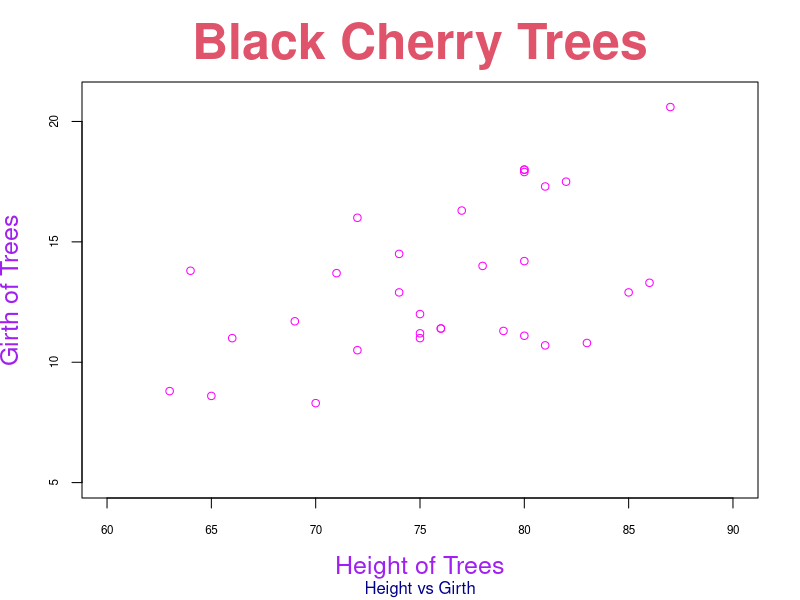
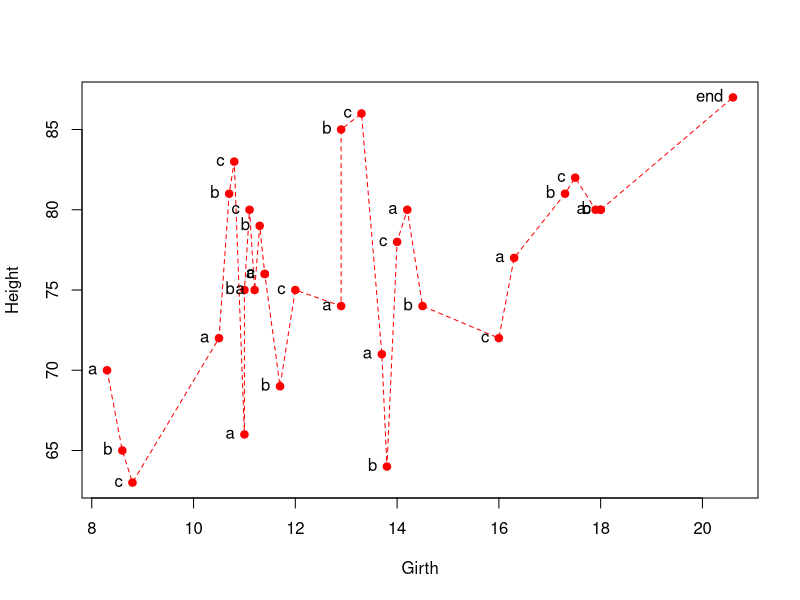
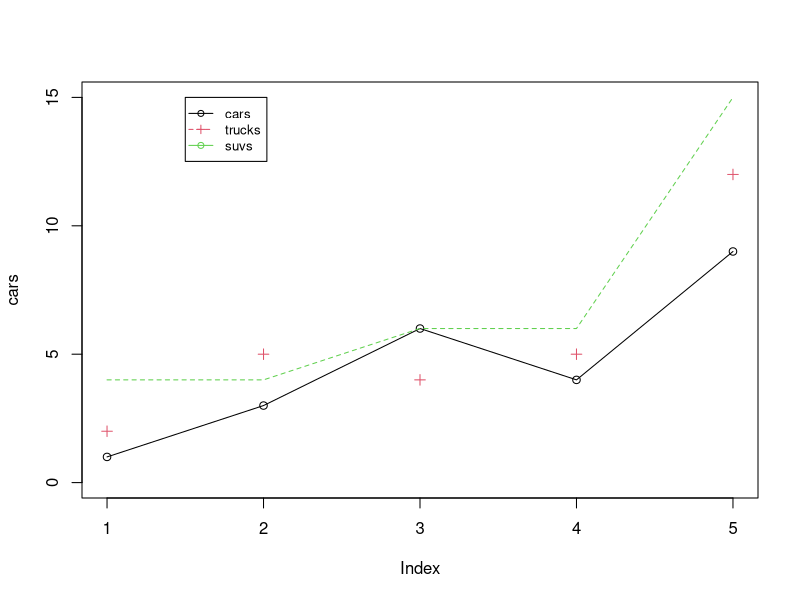
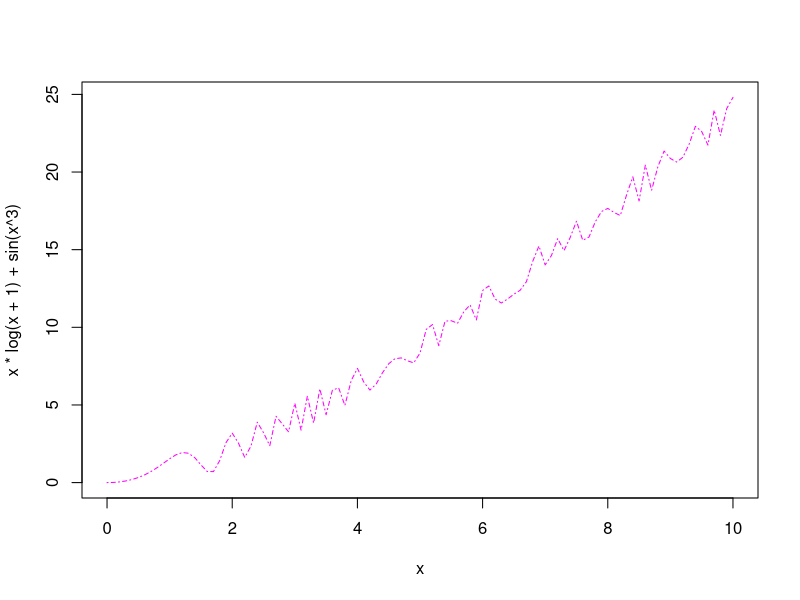
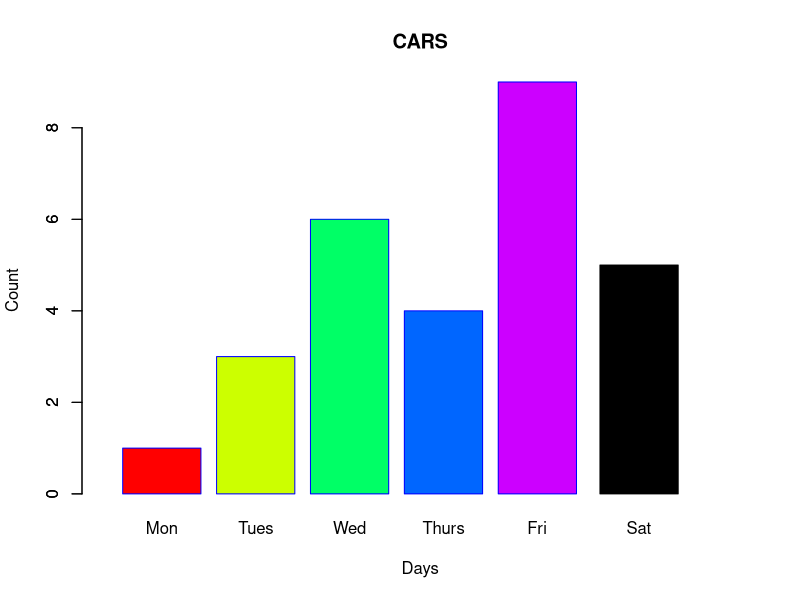
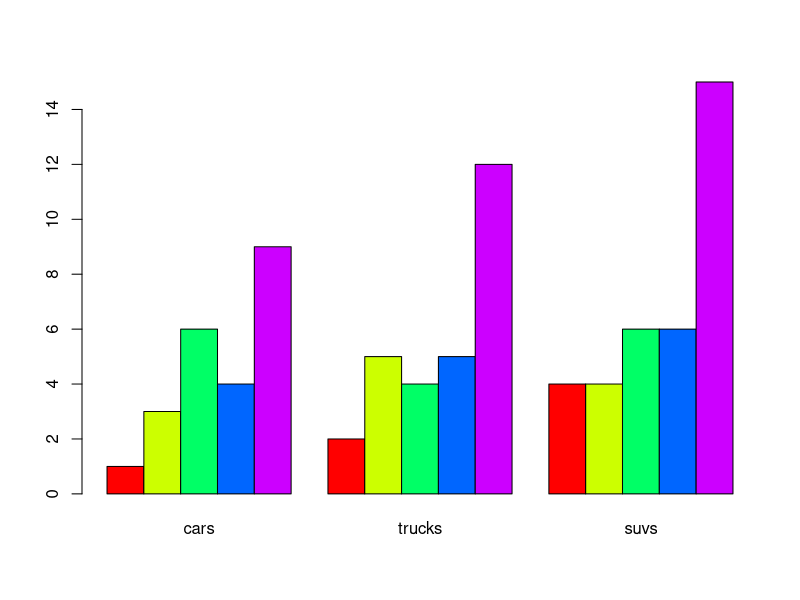
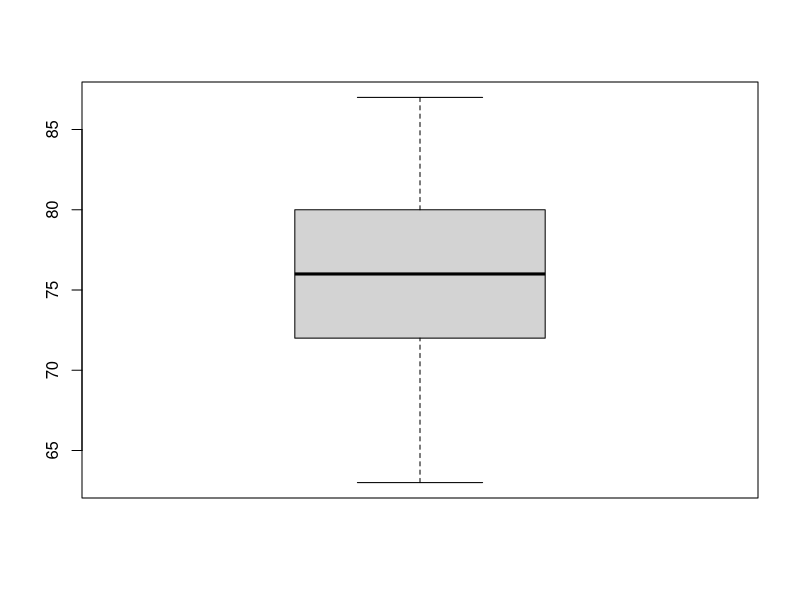
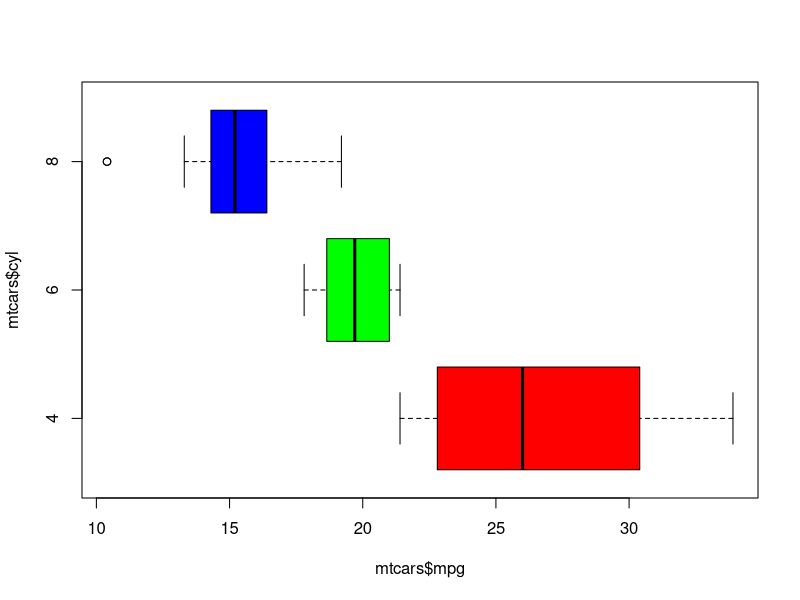

Here is the R script that generated these plots, in order: (Note: this script raises an error after producing the figures.)
## ---- chunk 1
plot(y=trees$Girth, x=trees$Height, 
     main = 'Black Cherry Trees', 
     sub = 'Height vs Girth',
     xlab = 'Height of Trees',
     ylab = 'Girth of Trees',
     cex.main = 3, cex.sub=1,
     cex.lab = 1.5, cex.axis = 0.7,
     col.main = 2, col.sub = 'darkblue',
     col.axis = 1, col.lab = 'purple',
     col = 'magenta', 
     xlim = c(60,90), ylim = c(5,21))
## ---- chunk 2
plot(Height~Girth, data=trees,
     type = 'o', pch = 19, col = 'red', lty=2)
tplot = c(rep(c('a','b','c'), 10), 'end')
text(y=trees$Height,x=trees$Girth, tplot, pos = 2)
## ---- chunk 3
cars = c(1,3,6,4,9)
trucks = c(2,5,4,5,12)
suvs = c(4,4,6,6,15)

plot(cars, type='o', ylim=c(0,15))
points(trucks,pch=3,col=2)
lines(suvs, lty=2, col=3)
legend(1.5,15,cex=0.8, pch=c(1,3), lty=c(1,2),col=c(1,2,3), c('cars','trucks','suvs'))
## ---- chunk 4
curve(x*log(x+1)+sin(x^3),from=0,to=10,col="magenta",lty=4)

## ---- chunk 5
bp1 = barplot(cars, main = 'CARS', border='blue', ylab='Count', xlab='Days', 
        names.arg=c('Mon','Tues','Wed','Thurs','Fri'),
        col=rainbow(5), xlim=c(0,8))
barplot(5, add=T, space=6.3, col='black',names.arg='Sat')
## ---- chunk 6
bp1
## ---- chunk 7
automob = cbind(cars,trucks,suvs)
barplot(automob, beside=T, col=rainbow(5))
## ---- chunk 8
boxplot(trees$Height)
boxplot(mtcars$mpg ~ mtcars$cyl, horizontal=T, col=rainbow(3))
## ---- chunk 9
pie(cars, labels=c('Mon','Tues','Wed','Thurs','Fri'), main='PIE CHART!!!!!')

## ---- chunk 10
automob = data.frame(automob)
boxplot(automob, horizontal=T)
stripchart(automob, add=T)
## ---- chunk 11
data("InsectSprays")
attach(InsectSprays)

boxplot(InsectSprays$count~InsectSprays$spray, col=c('plum','royalblue','rosybrown','seagreen','yellowgreen','lightcoral'),
        xlab='Type of Spray',ylab='Count of Insects', main='Insect Spray')
stripchart(InsectSprays$count~InsectSprays$spray, add=T, vertical=T, col='slategrey', pch=19)
## ---- chunk 12
data = read.csv('visualization.csv')
data = data %>% mutate(Country = as.factor(Country)) %>% mutate(row.max = apply(data[,2:5], 1 , max))
data
## ---- chunk 13
country = c('A','B','C','D','E','F','G','H','I','J')

plot(data$row.max, type='h',ylim=c(0,120), main='Population Plot',xlab="Country",ylab="Population")
points(data$Population.under.65.years...., type='p',col=1, pch=1)
points(data$Poor.under.65.years...., type='p', col=2, pch=2)
points(data$Population.above.65.years...., type='p', col=3, pch=3)
points(data$Poor.above.65.years...., type='p', col=4, pch=4)

text(x=c(1,2,3,4,5,6,7,8,9,10), y=data$row.max, country, pos=3)

legend(1,120, cex=0.8, pch=c(1,2,3,4), col=c(1,2,3,4), c('Population < 65','Poor < 65 ','Population > 65','Poor > 65'))

## ---- chunk 14
Male = data.frame(
  'Hair' = c(rep('Black', 4),rep('Brown', 4),rep('Red', 4),rep('Blond', 4)),
  'Eye' = c(rep(c('Brown','Blue','Hazel','Green'), 4)),
  A = c(32,11,10,3,53,50,25,15,10,10,7,7,3,30,5,8)
)

Female = data.frame(
  'Hair' = c(rep('Black', 4),rep('Brown', 4),rep('Red', 4),rep('Blond', 4)),
  'Eye' = c(rep(c('Brown','Blue','Hazel','Green'), 4)),
  A = c(36,9,5,2,66,34,29,14,16,7,7,7,4,64,5,8)
)
## ---- chunk 15
layout(matrix(c(1,1,2,3,4,5), nrow=2,byrow=F))

F_M = c(sum(Male[3]), sum(Female[,3]))
pie(F_M, labels = c('Male','Female'), col=c('blue','pink'), main='Sex')


Male_hair = Male %>% group_by(Hair) %>% summarise(sumA = sum(A))
pie(data.frame(Male_hair)[,2], main='Male Hair', labels = data.frame(Male_hair)[,1], col = c('Black','Yellow','Brown','Red'))

Female_hair = Female %>% group_by(Hair) %>% summarise(sumA = sum(A))
pie(data.frame(Female_hair)[,2], main='Female Hair', labels = data.frame(Female_hair)[,1], col = c('Black','Yellow','Brown','Red'))

Male_eye = Male %>% group_by(Eye) %>% summarise(sumA = sum(A))
pie(data.frame(Male_eye)[,2], main='Male Eye', labels = data.frame(Male_eye)[,1], col = c('Blue','Brown','Green','Beige'))

Female_eye = Female %>% group_by(Eye) %>% summarise(sumA = sum(A))
pie(data.frame(Female_eye)[,2], main='Female Eye', labels = data.frame(Female_eye)[,1], col = c('Blue','Brown','Green','Beige'))

## ---- chunk 16
data3 = data.frame(
  Date.Emails = c('1/10','2/10','3/10','4/10','5/10','6/10','7/10'),
  Genuine.Emails = c(300,700,600,400,400,800,400),
  Contains.Virus = c(50,100,75,50,100,35,50),
  Spam.Emails = c(850,400,100,400,300,550,600),
  Others = c(100,200,200,300,200,100,250)
)
t(as.matrix(data3))
## ---- chunk 17
data.complete = data3 %>% mutate(Sum = apply(data3[-1], MARGIN=1,sum))
data.complete = t(as.matrix(data.complete[,-1]))

## ---- chunk 18
bp = barplot(data.complete[1:4,],space=2, beside=F,col=c('darkblue','blue','skyblue','cyan'), xlim=c(2,25))

barplot(data.complete[5,], col='violetred', add=T, space=c(3,rep(2,6)), names.arg=data3[,1])

legend(23,1400, cex=0.8, pch=15,col=c('darkblue','blue','skyblue','cyan','violetred'), c('Genuine','Virus','Spam','Others','Total'))


